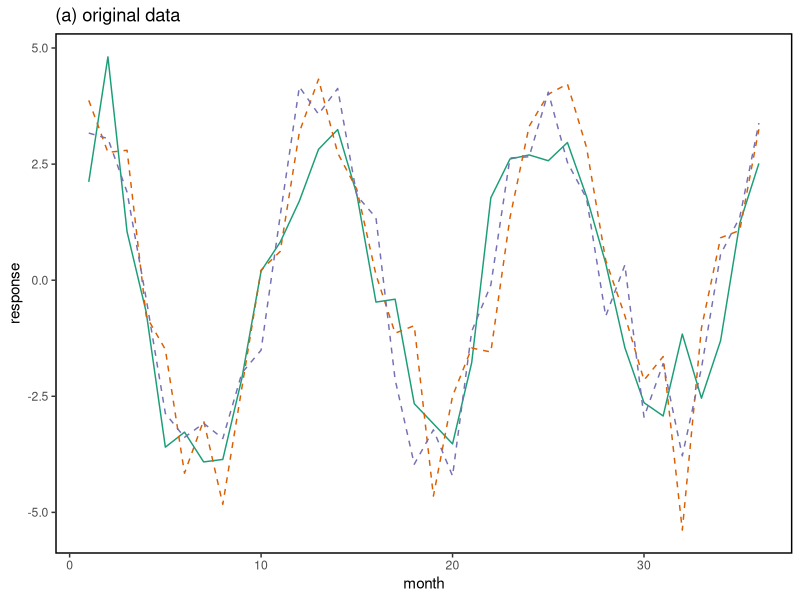
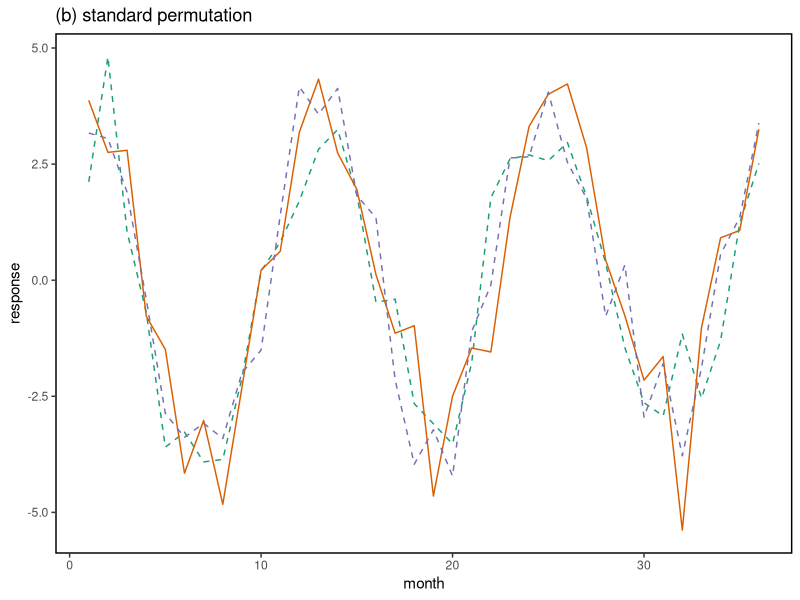
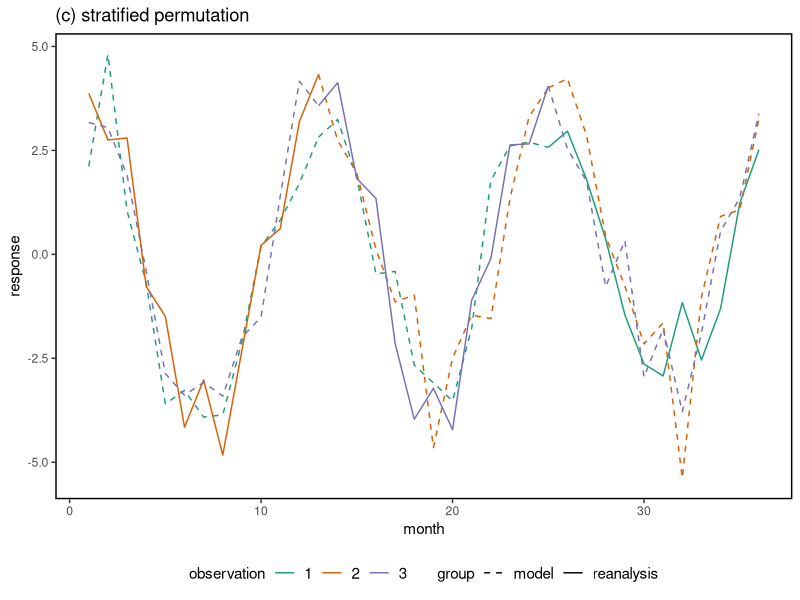
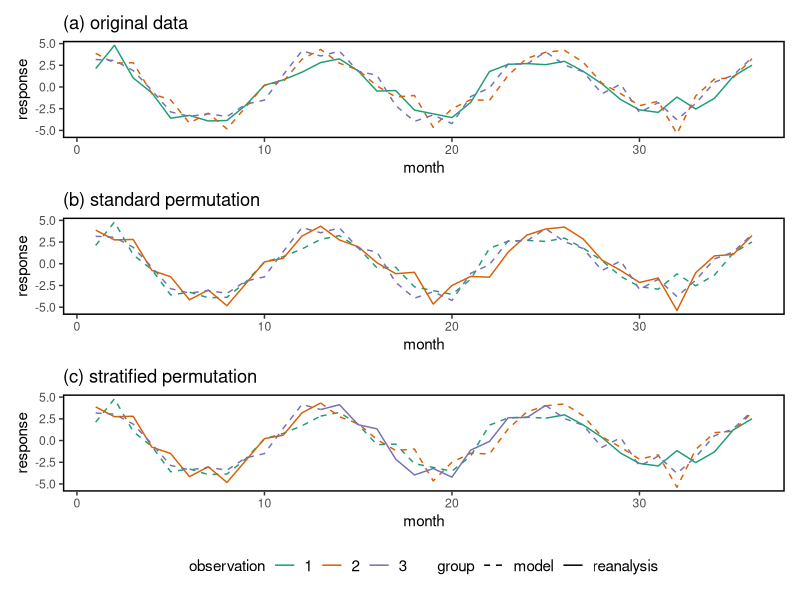

R code for these plots, in order:
library(ggplot2)
library(patchwork)

# plot to store plots
plot_dir = "./_plots"

set.seed(12)
x = 1:36
xpi = (1:36)/12 * 2 * pi
nsim = 2
y = 2 * sin(xpi) + 3 * cos(xpi) + rnorm(length(x))
ysim = sapply(seq_len(nsim), function (i) {
  y = 2 * sin(xpi) + 3 * cos(xpi) + rnorm(length(x))
})

# original data
df = data.frame(month = rep(x, nsim + 1), response = c(y, c(ysim)),
                group = c(rep("reanalysis", length(x)),
                          rep("model", length(x) * nsim)),
                observation = rep(seq_len(nsim + 1), each = length(x)),
                lwd = as.factor(rep(c(2, 1), times = c(length(x), length(x) * nsim))))
df$group = factor(df$group)
df$observation = factor(df$observation)

# create simple theme
simple =   theme(panel.grid.major = element_blank(),
                 panel.grid.minor = element_blank(),
                 panel.background = element_rect(colour = "black",
                                             size = 1,
                                             fill = NA),
                 legend.key = element_rect(fill = NA, color = NA))

a <- ggplot(df) + geom_line(aes(x = month, y = response, group = observation,
                           col = observation,
                           linetype = group),
                           show.legend = FALSE) +
  scale_linetype_manual(values=c("dashed", "solid")) +
  ggtitle("(a) original data") +
  simple +
  theme(legend.position='bottom', legend.box = "horizontal") +
  scale_color_brewer(type = "qual", palette = "Dark2")
print(a)

# permute whole time series
dfp1 = df
dfp1$group = factor(c(rep("model", length(x) * 1),
                      rep("reanalysis", length(x)),
                      rep("model", length(x) * (nsim - 1))))
b <- ggplot(dfp1) + geom_line(aes(x = month, y = response, group = observation,
                                  col = observation,
                                  linetype = group), show.legend = FALSE) +
  scale_linetype_manual(values=c("dashed", "solid")) +
  simple +
  ggtitle("(b) standard permutation") +
  theme(legend.position='bottom', legend.box = "horizontal") + 
  scale_color_brewer(type = "qual", palette = "Dark2")
print(b)

# permute within each year
dfp2 = df
dfp2$year = factor(rep(1:3, each = 12, times = nsim + 1))
# dfp2$oobservation = df$observation
s1 = c(2, 1, 3)
s2 = c(3, 2, 1)
s3 = c(1, 3, 2)
w1 = which(dfp2$year == 1)
split1 = split(w1, dfp2$observation[w1])
dfp2$group[w1] = dfp2$group[unlist(split1[s1])]
w2 = which(dfp2$year == 2)
split2 = split(w2, dfp2$observation[w2])
dfp2$group[w2] = dfp2$group[unlist(split2[s2])]
w3 = which(dfp2$year == 3)
split3 = split(w3, dfp2$observation[w3])
dfp2$group[w3] = dfp2$group[unlist(split3[s3])]

dfp2_1 = dfp2[dfp2$year == 1,]
dfp2_2 = dfp2[dfp2$year == 2,]
dfp2_3 = dfp2[dfp2$year == 3,]
# fix gaps
dfp2_1c = rbind(dfp2_1,
                dfp2_2[dfp2_2$month == 13,])
dfp2_2c = rbind(dfp2_2,
                dfp2_3[dfp2_3$month == 25,])
dfp2_1c$year = 1
dfp2_1c$group[38] = "reanalysis"
dfp2_1c$group[39] = "model"

dfp2_2c$year = 2
dfp2_2c$group[37] = "model"
dfp2_2c$group[39] = "reanalysis"

cee <- ggplot() +
  geom_line(data = dfp2_1c, 
            aes(x = month, y = response,
                group = observation,
                col = observation,
                linetype = group)) +
  geom_line(data = dfp2_2c, aes(x = month, y = response,
                                group = observation,
                                col = observation,
                                linetype = group), show.legend = FALSE) +
  geom_line(data = dfp2_3, aes(x = month, y = response, group = observation,
                             col = observation,
                             linetype = group), show.legend = FALSE) +
  scale_linetype_manual(values=c("dashed", "solid")) +
  simple +
  ggtitle("(c) stratified permutation") +
  theme(legend.position='bottom', legend.box = "horizontal",
        legend.text = element_text(size = rel(1)),
        legend.title = element_text(size = rel(1))) + 
  scale_color_brewer(type = "qual", palette = "Dark2")
  # +
  # geom_vline(xintercept = v)
print(cee)

pdf(file.path(plot_dir, "permutation_examples.pdf"),
    height = 10, width = 6)
(a/b/cee)
dev.off()


